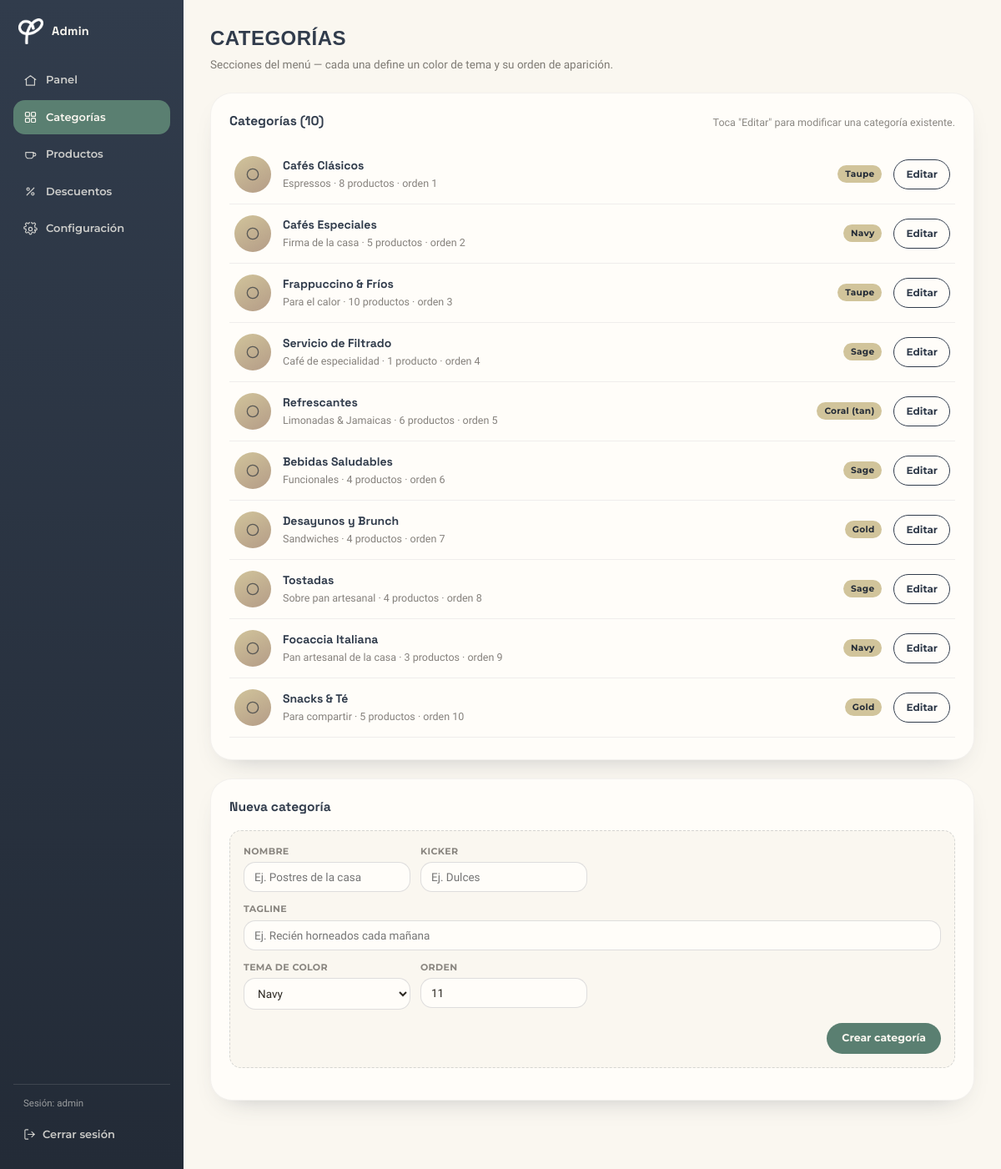
The app's page /admin/categorias.php (signed in) with its own data.
### tables this page shows
CREATE TABLE IF NOT EXISTS categorias (
  id VARCHAR(60) NOT NULL PRIMARY KEY,
  nombre VARCHAR(120) NOT NULL,
  kicker VARCHAR(120) NOT NULL DEFAULT '',
  tagline VARCHAR(160) NOT NULL DEFAULT '',
  tema ENUM('navy','sage','taupe','coral','gold') NOT NULL DEFAULT 'navy',
  orden INT NOT NULL DEFAULT 0
);

### admin/categorias.php (the view, shortened to what this page needs)
<?php
$pdo = get_pdo();
$temas = ['navy' => 'Navy', 'sage' => 'Sage', 'taupe' => 'Taupe', 'coral' => 'Coral (tan)', 'gold' => 'Gold'];
$categoriasList = $pdo->query(
    'SELECT c.*, (SELECT COUNT(*) FROM productos p WHERE p.categoria_id = c.id) AS total_productos
     FROM categorias c ORDER BY orden ASC, nombre ASC'
)->fetchAll();
require __DIR__ . '/includes/layout-top.php';
?>
<div class="admin-card">
  <div class="admin-card-head">
    <h2>Categorías (<?= count($categoriasList) ?>)</h2>
    <p>Toca "Editar" para modificar una categoría existente.</p>
  </div>
  <div class="admin-list">
    <?php foreach ($categoriasList as $cat): $editId = 'edit-cat-' . $cat['id']; $confirmMsg = '¿Eliminar la categoría "' . $cat['nombre'] . '"? Esta acción no se puede deshacer.'; ?>
    <div class="admin-row">
      <div class="admin-row-media"><?= categoria_icono_svg($cat['id']) ?></div>
      <div class="admin-row-body">
        <div class="admin-row-title"><?= htmlspecialchars($cat['nombre']) ?></div>
        <div class="admin-row-sub"><?= htmlspecialchars($cat['kicker']) ?> · <?= (int) $cat['total_productos'] ?> producto<?= $cat['total_productos'] == 1 ? '' : 's' ?> · orden <?= (int) $cat['orden'] ?></div>
      </div>
      <span class="admin-row-tag"><?= htmlspecialchars($temas[$cat['tema']] ?? $cat['tema']) ?></span>
      <div class="admin-row-actions">
        <button type="button" class="btn-edit-toggle" data-edit-toggle="<?= htmlspecialchars($editId) ?>">Editar</button>
      </div>
    </div>
    <?php endforeach; ?>
  </div>
</div>
<div class="admin-card">
  <div class="admin-card-head"><h2>Nueva categoría</h2></div>
  <form method="post" action="categorias.php" class="edit-bar is-open" style="display:grid;">
    <div class="field">
      <label for="nueva-nombre">Nombre</label>
      <input type="text" id="nueva-nombre" name="nombre" required placeholder="Ej. Postres de la casa">
    </div>
    <div class="field">
      <label>Kicker</label>
      <input type="text" name="kicker" placeholder="Ej. Dulces">
    </div>
    <div class="field field-full">
      <label>Tagline</label>
      <input type="text" name="tagline" placeholder="Ej. Recién horneados cada mañana">
    </div>
    <div class="field">
      <label>Tema de color</label>
      <select name="tema">
        <?php foreach ($temas as $key => $label): ?>
          <option value="<?= $key ?>"><?= $label ?></option>
        <?php endforeach; ?>
      </select>
    </div>
    <div class="field">
      <label>Orden</label>
      <input type="number" name="orden" value="<?= count($categoriasList) + 1 ?>">
    </div>
    <div class="edit-bar-actions">
      <button type="submit" name="accion" value="crear" class="btn btn-save">Crear categoría</button>
    </div>
  </form>
</div>
<?php require __DIR__ . '/includes/layout-bottom.php'; ?>

### includes/helpers.php (shortened to what this page needs)
<?php
function categoria_icono_svg(string $catId): string
{
    return $iconos[$catId] ?? '<svg viewBox="0 0 24 24" fill="none" stroke-width="1.6" stroke-linecap="round" stroke-linejoin="round"><circle cx="12" cy="12" r="8"/></svg>';
}

### admin/assets/admin.css (style rules this page uses)
body.admin-body { background: var(--cream); min-height: 100vh; }
.admin-card { background: var(--paper); border-radius: var(--radius-lg); box-shadow: var(--shadow-soft); border: 1px solid rgba(49,60,76,0.06); padding: 22px 22px 26px; margin-bottom: 22px; }
.admin-card-head { display: flex; align-items: center; justify-content: space-between; gap: 12px; margin-bottom: 16px; flex-wrap: wrap; }
.admin-card-head h2 { font-family: var(--font-display); font-weight: 700; font-size: 15.5px; color: var(--navy); }
.admin-card-head p { font-size: 12.5px; color: rgba(44,40,34,0.55); margin-top: 2px; }
.admin-list { display: flex; flex-direction: column; }
.admin-row { display: flex; align-items: center; gap: 14px; padding: 13px 6px; border-bottom: 1px solid rgba(49,60,76,0.08); }
.admin-row-media { flex: 0 0 auto; width: 44px; height: 44px; border-radius: 50%; background: linear-gradient(150deg, var(--tan), var(--taupe)); display: flex; align-items: center; justify-content: center; overflow: hidden; }
.admin-row-media svg { width: 20px; height: 20px; stroke: var(--navy-deep); opacity: 0.65; }
.admin-row-body { flex: 1; min-width: 0; }
.admin-row-title { font-family: var(--font-display); font-weight: 700; font-size: 14px; color: var(--navy); }
.admin-row-sub { font-size: 12.5px; color: rgba(44,40,34,0.58); margin-top: 2px; }
.admin-row-tag { font-family: var(--font-label); font-weight: 700; font-size: 10.5px; letter-spacing: 0.03em; padding: 3px 9px; border-radius: 999px; background: var(--tan); color: var(--navy-deep); white-space: nowrap; }
.admin-row-actions { flex: 0 0 auto; display: flex; gap: 6px; }
.btn-edit-toggle { font-family: var(--font-label); font-weight: 700; font-size: 12px; padding: 8px 14px; border-radius: 999px; border: 1.4px solid var(--navy); color: var(--navy); background: transparent; transition: background 0.18s var(--ease), color 0.18s var(--ease); }
.edit-bar { display: none; grid-template-columns: repeat(auto-fit, minmax(160px, 1fr)); gap: 12px; background: var(--cream); border-radius: var(--radius-md); padding: 16px; margin: 2px 0 12px; border: 1px dashed rgba(49,60,76,0.18); }
.edit-bar.is-open { display: grid; }
.edit-bar .field-full { grid-column: 1 / -1; }
.edit-bar-actions { grid-column: 1 / -1; display: flex; gap: 8px; flex-wrap: wrap; justify-content: flex-end; margin-top: 4px; }
.btn { font-family: var(--font-label); font-weight: 700; font-size: 12.5px; padding: 9px 18px; border-radius: 999px; border: none; cursor: pointer; display: inline-flex; align-items: center; gap: 6px; text-decoration: none; transition: background 0.18s var(--ease), color 0.18s var(--ease), transform 0.12s var(--ease); }
.btn-save { background: var(--sage); color: var(--cream); }

### assets/css/tokens.css (style rules this page uses)
:root { --taupe: #b49c87; --tan: #d1c49b; --sage: #5a7f71; --navy: #313c4c; --sage-deep: #46604f; --navy-deep: #232b37; --taupe-deep: #97806c; --cream: #faf7f0; --paper: #fffdf9; --ink: #2c2822; --font-display: 'Space Grotesk', sans-serif; --font-script: 'Sloop Script', cursive; --font-agrandir: 'Agrandir', sans-serif; --font-body: 'HK Grotesk', 'Work Sans', sans-serif; --font-label: 'Montserrat', 'Work Sans', sans-serif; --radius-lg: 26px; --radius-md: 14px; --shadow-soft: 0 14px 34px -22px rgba(49, 60, 76, 0.4); --ease: cubic-bezier(0.22, 1, 0.36, 1); }
* { box-sizing: border-box; }
html { scroll-behavior: smooth; overflow-x: hidden; }
body { margin: 0; background: var(--cream); color: var(--ink); font-family: var(--font-body); font-size: 16px; line-height: 1.5; -webkit-font-smoothing: antialiased; }
img, svg { display: block; max-width: 100%; }
button { font: inherit; cursor: pointer; border: none; background: none; color: inherit; }
h1, h2, h3, p { margin: 0; }

### records on screen
categorias: nombre "Cafés Clásicos", kicker "Espressos", total_productos "8", orden "1", tema "Taupe"
categorias: nombre "Cafés Especiales", kicker "Firma de la casa", total_productos "5", orden "2", tema "Navy"
categorias: nombre "Frappuccino & Fríos", kicker "Para el calor", total_productos "10", orden "3", tema "Taupe"
categorias: nombre "Servicio de Filtrado", kicker "Café de especialidad", total_productos "1", orden "4", tema "Sage"
categorias: nombre "Refrescantes", kicker "Limonadas & Jamaicas", total_productos "6", orden "5", tema "Coral (tan)"
categorias: nombre "Bebidas Saludables", kicker "Funcionales", total_productos "4", orden "6", tema "Sage"
categorias: nombre "Desayunos y Brunch", kicker "Sandwiches", total_productos "4", orden "7", tema "Gold"
categorias: nombre "Tostadas", kicker "Sobre pan artesanal", total_productos "4", orden "8", tema "Sage"
categorias: nombre "Focaccia Italiana", kicker "Pan artesanal de la casa", total_productos "3", orden "9", tema "Navy"
categorias: nombre "Snacks & Té", kicker "Para compartir", total_productos "5", orden "10", tema "Gold"

### other values on screen
$label "Panel"
$label "Categorías"
$label "Productos"
$label "Descuentos"
$label "Configuración"
$_SESSION['admin_usuario'] "admin"
$adminPageTitle "CATEGORÍAS"
$adminPageSubtitle "Secciones del menú — cada una define un color de tema y su orden de aparición."
count($categoriasList) "10"
form field tema "Navy"
